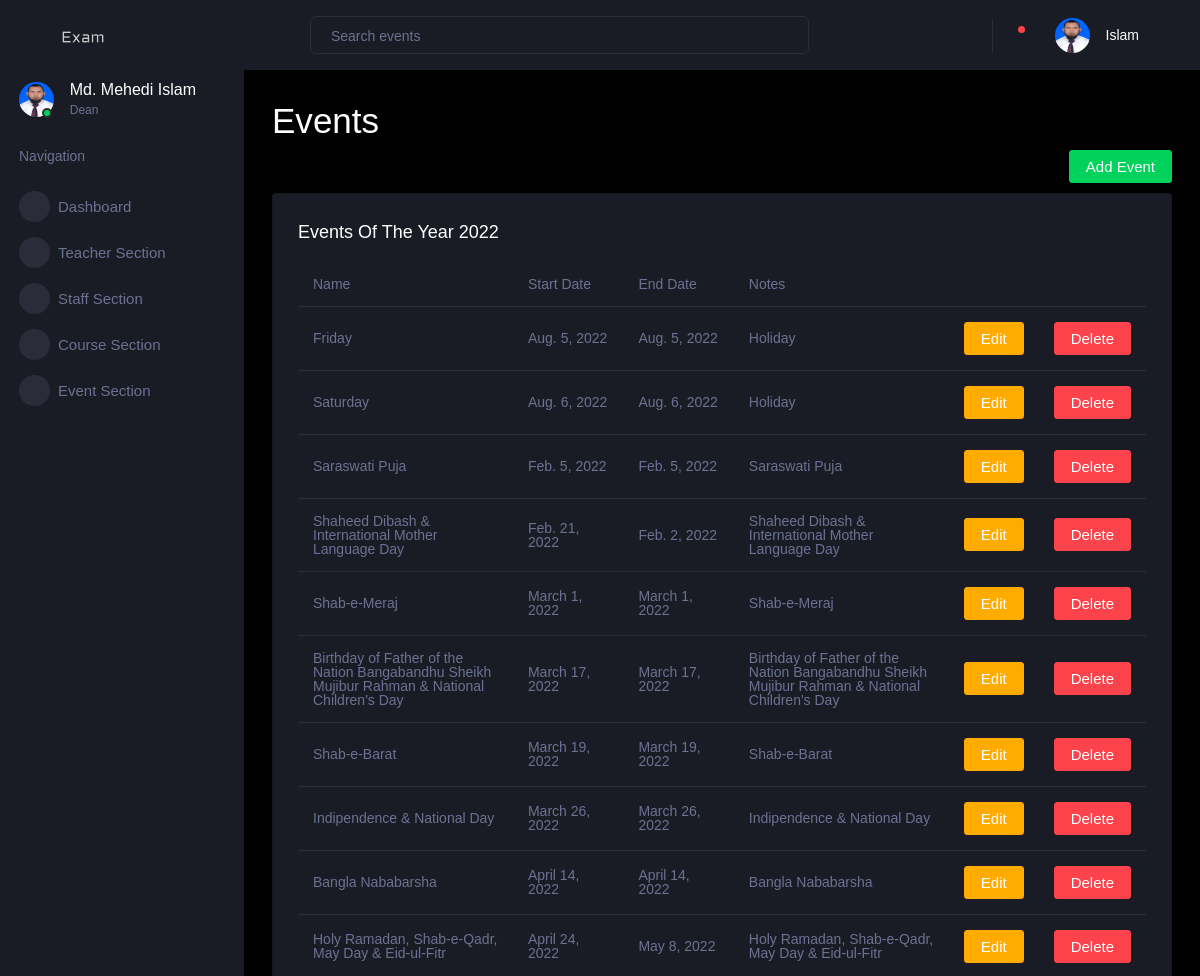
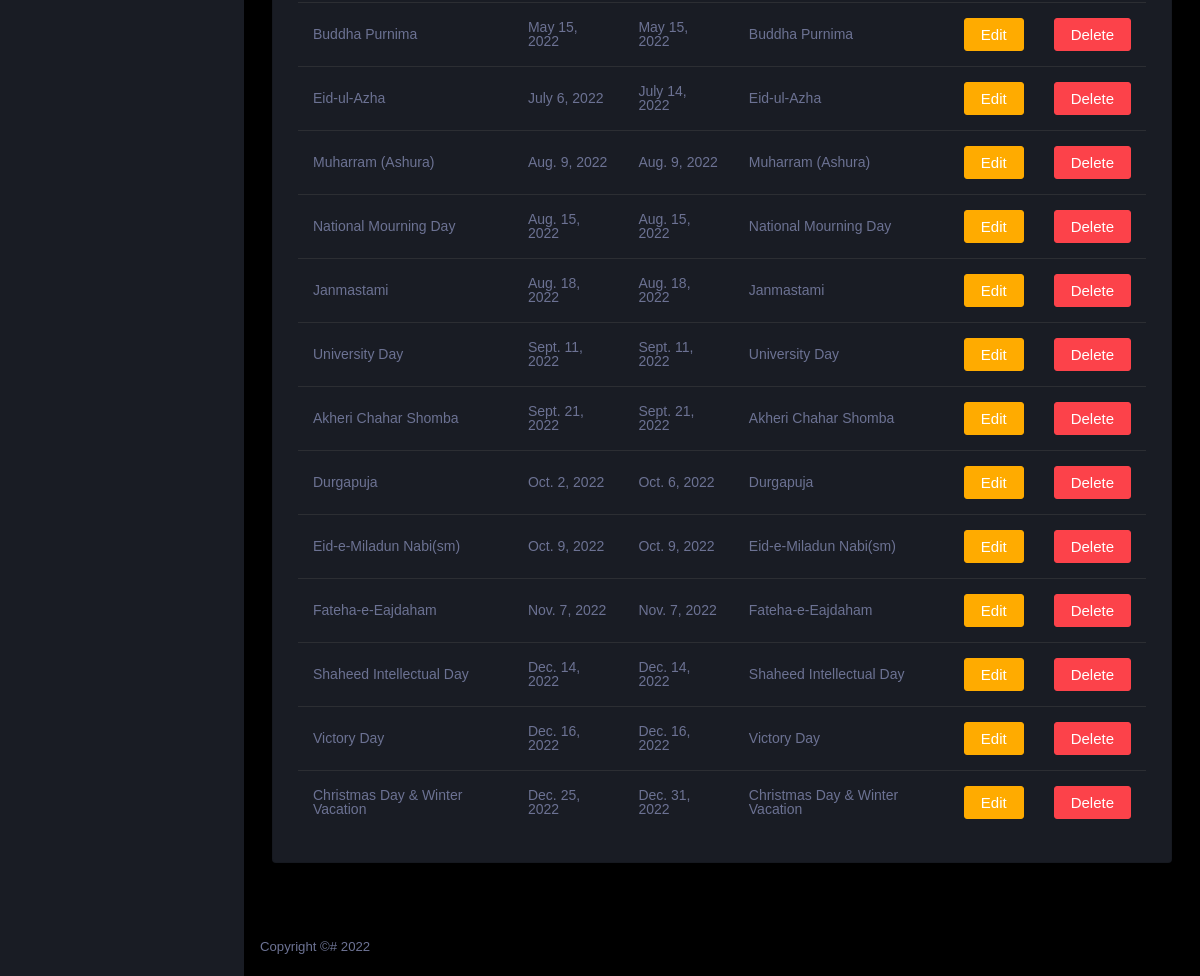
/user/event-section (signed in), run on the app's committed database (2 pictures, top to bottom).
### account/models.py (models this page shows, shortened)
class Teacher(models.Model):
    user = models.OneToOneField(
        User, on_delete=models.CASCADE, primary_key=True)
    title = models.CharField(max_length=255, null=False,
                             choices=TEACHER_TITLE_CHOICES, default='None')
    contact_number = models.CharField(null=False, unique=True, max_length=255)
    profile_picture = models.ImageField(
        upload_to=get_profile_pictures_directory, blank=True, null=True)
    department = models.ForeignKey(Department, on_delete=models.DO_NOTHING)
    is_available = models.BooleanField(default=True)
    total_creadits = models.DecimalField(
        max_digits=10, decimal_places=2, default=0)

### dashboard/models.py (models this page shows, shortened)
class Event(models.Model):
    name = models.CharField(max_length=255)
    start_date = models.DateField()
    end_date = models.DateField()
    notes = models.TextField(blank=True)

### dashboard/views.py (the view)
# urls.py: path('event-section', event_page, name='event-section'),
def event_page(request):
    context = get_context(request)
    return render(request, 'event-section.html', context)

### account/models.py (called while the page is built)
    def __str__(self) -> str:
        return self.messages

### dashboard/models.py (called while the page is built)
    def __str__(self) -> str:
        return self.name

    def __str__(self) -> str:
        return self.name

### dashboard/views.py (called while the page is built)
def is_dean(user):
    try:
        teacher = Teacher.objects.get(user=user)
    except Teacher.DoesNotExist:
        return None
    deans = Dean.objects.filter(teacher=teacher).order_by('-joined')[:1]
    if len(deans) != 1:
        return None
    return deans[0]

def is_staff(user):
    try:
        staff = Staff.objects.get(user=user)
    except Staff.DoesNotExist:
        return None
    return staff

def is_teacher(user):
    try:
        teacher = Teacher.objects.get(user=user)
    except Teacher.DoesNotExist:
        return None
    return teacher

def is_student(user):
    try:
        student = Student.objects.get(user=user)
    except Student.DoesNotExist:
        return None
    return student

def get_staff(faculty):
    return list(Staff.objects.filter(faculty=faculty))

def get_courses(faculty):
    courses = Course.objects.all()
    selected_courses = []
    for course in courses:
        dept = Department.objects.get(name=course.department)
        if dept.faculty == faculty:
            selected_courses.append(course)
    return selected_courses

def get_teachers(faculty):
    teachers = Teacher.objects.all()
    selected_teachers = []
    for teacher in teachers:
        dept = Department.objects.get(name=teacher.department)
        if dept.faculty == faculty:
            selected_teachers.append(teacher)
    return selected_teachers

def get_exams(approved_routines, teacher=None):
    past = []
    current = []
    upcomming = []
    today = date.today()
    for routine in approved_routines:
        exams = routine.exam_set.all()
        if teacher:
            exams = filter(lambda exam: teacher in exam.examiners.all()
                           or teacher == exam.supervisor, exams)
        for exam in exams:
            if exam.exam_date == today:
                current.append(exam)
            elif exam.exam_date < today:
                past.append(exam)
            else:
                upcomming.append(exam)
    return current, past, upcomming

def get_notification(user):
    return Notification.objects.filter(user=user, marked_read=False).all()

### dashboard/templates/event-section.html
{% extends "dashboard-base.html" %}
{% load static %}
{% block content %}
<h1>Events</h1>
<div class="create-new">
  <a class="nav-link btn btn-success create-new-button"  href="{% url 'add-event' %}" >
    Add Event
  </a>
</div>
<div class="row">
  <div class="col-12 grid-margin">
    <div class="card">
      <div class="card-body">
        <h4 class="card-title">Events of the year {{ year }}</h4>
        <div class="table-responsive">
          <table class="table">
            <thead>
              <tr>
                <th style="width: 30%;">Name</th>
                <th style="width: 15%;">Start Date</th>
                <th style="width: 15%;">End Date</th>
                <th style="width: 30%;">Notes</th>
              </tr>
            </thead>
            <tbody>
              {% for event in events %}
                    <tr>
                      <td>{{ event.name }}</td>
                      <td>{{ event.start_date }}</td>
                      <td>{{ event.end_date }}</td>
                      <td>{{ event.notes }}</td>
                      <td>
                        <a class="nav-link btn btn-warning create-new-button"  href="{% url 'edit-event' %}" >
                          Edit
                        </a>
                      </td>
                      <td>
                        <a class="nav-link btn btn-danger create-new-button"  href="{% url 'delete-event' event.id %}" >
                          Delete
                        </a>
                      </td>
                    </tr>
                {% endfor %}
            </tbody>
          </table>
        </div>
      </div>
    </div>
  </div>
</div>
{% endblock content %}

### dashboard/templates/dashboard-base.html (shortened to what this page needs)
{% load static %}
<!DOCTYPE html>
<html lang="en">
<head>
  <link rel="stylesheet" href="{% static 'dashboard/vendors/mdi/css/materialdesignicons.min.css' %}" />
  <link rel="stylesheet" href="{% static 'dashboard/vendors/css/vendor.bundle.base.css' %}" />
  <link rel="stylesheet" href="{% static 'dashboard/vendors/jvectormap/jquery-jvectormap.css' %}" />
  <link rel="stylesheet" href="{% static 'dashboard/vendors/flag-icon-css/css/flag-icon.min.css' %}" />
  <link rel="stylesheet" href="{% static 'dashboard/vendors/owl-carousel-2/owl.carousel.min.css' %}" />
  <link rel="stylesheet" href="{% static 'dashboard/vendors/owl-carousel-2/owl.theme.default.min.css' %}" />
  <link rel="stylesheet" href="{% static 'dashboard/css/style.css' %}" />
</head>
<body>
  <div class="container-scroller">
    <nav class="sidebar sidebar-offcanvas" id="sidebar">
      <div class="sidebar-brand-wrapper d-none d-lg-flex align-items-center justify-content-center fixed-top">
        <a class="sidebar-brand brand-logo" href="#">
          <img src="{% static 'dashboard/images/logo.svg' %}" alt="logo" />
        </a>
      </div>
      <ul class="nav">
        <li class="nav-item profile">
          <div class="profile-desc">
            <div class="profile-pic">
              <div class="count-indicator">
                {% if user.profile_picture %}
                <img class="img-xs rounded-circle" src="{{ user.profile_picture.url }}" />
                {% else %}
                <img class="img-xs rounded-circle" src="{% static 'dashboard/images/dummy.png' %}" />
                {% endif %}
                <span class="count bg-success"></span>
              </div>
              <div class="profile-name">
                <h5 class="mb-0 font-weight-normal">
                  {% if is_student %}
                    {{ student.user.first_name }} {{ student.user.last_name }}
                  {% else %}
                    {{ user.user.first_name }} {{ user.user.last_name }}
                  {% endif %}
                </h5>
                <span>
                  {% if if_staff %}
                  Staff
                  {% elif if_dean %}
                  Dean
                  {% elif is_student %}
                  Student
                  {% else %}
                  Teacher
                  {% endif %}
                </span>
              </div>
            </div>
          </div>
        </li>
        <li class="nav-item nav-category">
          <span class="nav-link">Navigation</span>
        </li>
        <li class="nav-item menu-items">
          <a class="nav-link" href="{% url 'dashboard-page' %}">
            <span class="menu-icon">
              <i class="mdi mdi-speedometer"></i>
            </span>
            <span class="menu-title">Dashboard</span>
          </a>
        </li>
        {% if not is_student %}
          {% if is_staff %}
            <li class="nav-item menu-items">
              <a class="nav-link" href="{% url 'teacher-section' %}">
                <span class="menu-icon">
                  <i class="mdi mdi-playlist-play"></i>
                </span>
                <span class="menu-title">Teacher Section</span>
              </a>
            </li>
            {% if if_dean %}
              <li class="nav-item menu-items">
                <a class="nav-link" href="{% url 'staff-section' %}">
                  <span class="menu-icon">
                    <i class="mdi mdi-table-large"></i>
                  </span>
                  <span class="menu-title">Staff Section</span>
                </a>
              </li>
            {% endif %}
          <li class="nav-item menu-items">
            <a class="nav-link" href="{% url 'course-section' %}">
              <span class="menu-icon">
                <i class="mdi mdi-chart-bar"></i>
              </span>
              <span class="menu-title">Course Section</span>
            </a>
          </li>
          {% endif %}
          {% if is_staff %}
          <li class="nav-item menu-items">
            <a class="nav-link" href="{% url 'event-section' %}">
              <span class="menu-icon">
                <i class="mdi mdi-chart-bar"></i>
              </span>
              <span class="menu-title">Event Section</span>
            </a>
          </li>
          {% endif %}
        {% endif %}
      </ul>
    </nav>
    <div class="container-fluid page-body-wrapper">
      <nav class="navbar p-0 fixed-top d-flex flex-row">
        <div class="navbar-menu-wrapper flex-grow d-flex align-items-stretch">
          <button class="navbar-toggler navbar-toggler align-self-center" type="button" data-toggle="minimize">
            <span class="mdi mdi-menu"></span>
          </button>
          <ul class="navbar-nav w-100">
            <li class="nav-item w-100">
              <form class="nav-link mt-2 mt-md-0 d-none d-lg-flex search" method="post"
                action="{% url 'search-page' %}">
                <input type="text" name="search" class="form-control" placeholder="Search events" />
              </form>
            </li>
          </ul>
          <ul class="navbar-nav navbar-nav-right">
            <li class="nav-item dropdown border-left">
              <a class="nav-link count-indicator dropdown-toggle" id="notificationDropdown" href="#"
                data-toggle="dropdown">
                <i class="mdi mdi-bell"></i>
                {% if notifications|length > 0 %}
                <span class="count bg-danger"></span>
                {% endif %}
              </a>
            </li>
            <li class="nav-item dropdown">
              <a class="nav-link" id="profileDropdown" href="#" data-toggle="dropdown">
                <div class="navbar-profile">
                  {% if user.profile_picture %}
                  <img class="img-xs rounded-circle" src="{{ user.profile_picture.url }}" />
                  {% else %}
                  <img class="img-xs rounded-circle" src="{% static 'dashboard/images/dummy.png' %}" />
                  {% endif %}
                  <p class="mb-0 d-none d-sm-block navbar-profile-name">
                    {{ user.user.last_name }}
                  </p>
                  <i class="mdi mdi-menu-down d-none d-sm-block pl-3"></i>
                </div>
              </a>
            </li>
          </ul>
        </div>
      </nav>
      <div class="main-panel">
        <div class="content-wrapper">
          {% block content %}{% endblock %}
        </div>
        <footer class="footer">
          <div class="d-sm-flex justify-content-center justify-content-sm-between">
            <span class="text-muted d-block text-center text-sm-left d-sm-inline-block">Copyright ©# 2022</span>
          </div>
        </footer>
      </div>
    </div>
  </div>
</body>
</html>

### data on the page
Teacher: profile_picture (picture), user.first_name "Md. Mehedi", user.last_name "Islam"
Event: name "Friday", start_date "Aug. 5, 2022", end_date "Aug. 5, 2022", notes "Holiday"
Event: name "Saturday", start_date "Aug. 6, 2022", end_date "Aug. 6, 2022", notes "Holiday"
Event: name "Saraswati Puja", start_date "Feb. 5, 2022", end_date "Feb. 5, 2022", notes "Saraswati Puja"
Event: name "Shaheed Dibash & International Mother Language Day", start_date "Feb. 21, 2022", end_date "Feb. 2, 2022", notes "Shaheed Dibash & International Mother Language Day"
Event: name "Shab-e-Meraj", start_date "March 1, 2022", end_date "March 1, 2022", notes "Shab-e-Meraj"
Event: name "Birthday of Father of the Nation Bangabandhu Sheikh Mujibur Rahman & National Children's Day", start_date "March 17, 2022", end_date "March 17, 2022", notes "Birthday of Father of the Nation Bangabandhu Sheikh Mujibur Rahman & National Children's Day"
Event: name "Shab-e-Barat", start_date "March 19, 2022", end_date "March 19, 2022", notes "Shab-e-Barat"
Event: name "Indipendence & National Day", start_date "March 26, 2022", end_date "March 26, 2022", notes "Indipendence & National Day"
Event: name "Bangla Nababarsha", start_date "April 14, 2022", end_date "April 14, 2022", notes "Bangla Nababarsha"
Event: name "Holy Ramadan, Shab-e-Qadr, May Day & Eid-ul-Fitr", start_date "April 24, 2022", end_date "May 8, 2022", notes "Holy Ramadan, Shab-e-Qadr, May Day & Eid-ul-Fitr"
Event: name "Buddha Purnima", start_date "May 15, 2022", end_date "May 15, 2022", notes "Buddha Purnima"
Event: name "Eid-ul-Azha", start_date "July 6, 2022", end_date "July 14, 2022", notes "Eid-ul-Azha"
Event: name "Muharram (Ashura)", start_date "Aug. 9, 2022", end_date "Aug. 9, 2022", notes "Muharram (Ashura)"
Event: name "National Mourning Day", start_date "Aug. 15, 2022", end_date "Aug. 15, 2022", notes "National Mourning Day"
Event: name "Janmastami", start_date "Aug. 18, 2022", end_date "Aug. 18, 2022", notes "Janmastami"
Event: name "University Day", start_date "Sept. 11, 2022", end_date "Sept. 11, 2022", notes "University Day"
Event: name "Akheri Chahar Shomba", start_date "Sept. 21, 2022", end_date "Sept. 21, 2022", notes "Akheri Chahar Shomba"
Event: name "Durgapuja", start_date "Oct. 2, 2022", end_date "Oct. 6, 2022", notes "Durgapuja"
Event: name "Eid-e-Miladun Nabi(sm)", start_date "Oct. 9, 2022", end_date "Oct. 9, 2022", notes "Eid-e-Miladun Nabi(sm)"
Event: name "Fateha-e-Eajdaham", start_date "Nov. 7, 2022", end_date "Nov. 7, 2022", notes "Fateha-e-Eajdaham"
Event: name "Shaheed Intellectual Day", start_date "Dec. 14, 2022", end_date "Dec. 14, 2022", notes "Shaheed Intellectual Day"
Event: name "Victory Day", start_date "Dec. 16, 2022", end_date "Dec. 16, 2022", notes "Victory Day"
Event: name "Christmas Day & Winter Vacation", start_date "Dec. 25, 2022", end_date "Dec. 31, 2022", notes "Christmas Day & Winter Vacation"
